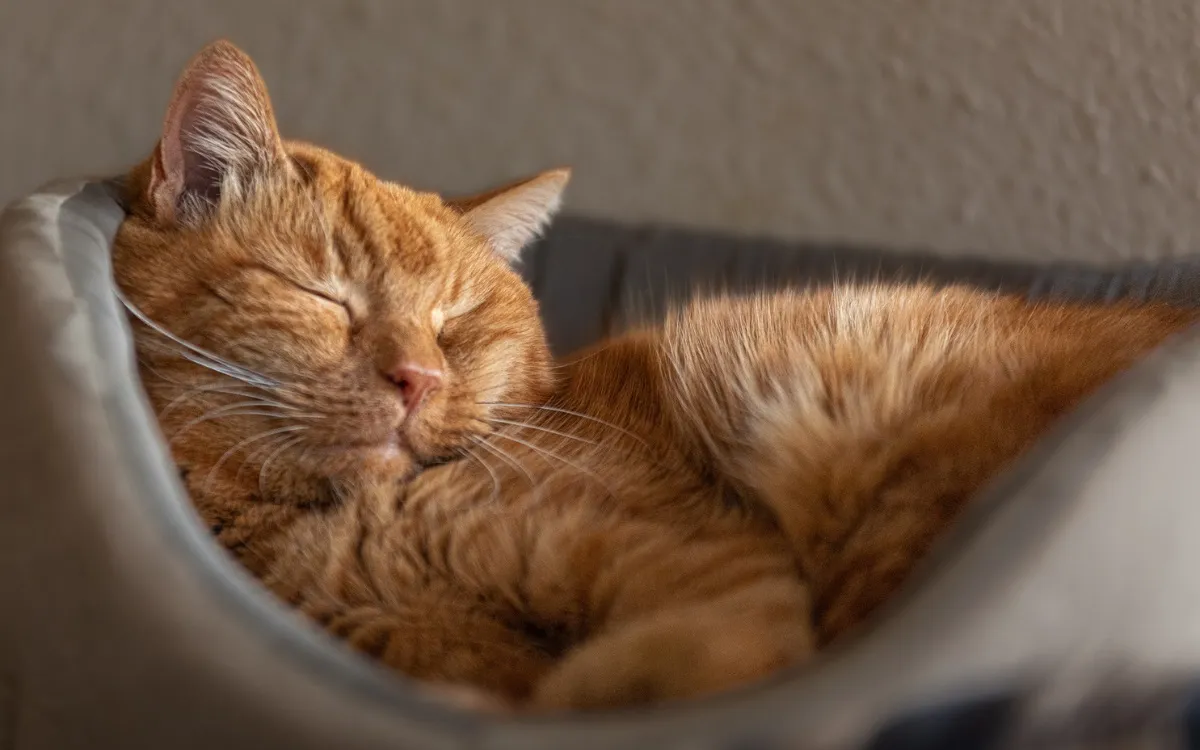
#> input picture 428_ass1_images/cat_sleeping.webp, 1200 x 750 px, given in place of cat_sleeping.jpg, which was not available
$ jupyter execute --allow-errors Roza_Another_copy_of_CSE428_Lab_1_Demo.ipynb   (text cells are left out)
#> lines starting #> are read from the running program, lines starting #| are printed output that depends on the picture; pictures that were not available may be replaced by others from this repository, and a replacement may not be noted
[cell 1]
import numpy as np
import matplotlib.pyplot as plt
from skimage import io, transform, img_as_float

[cell 2]
x = [1, 2, 4, 5, 7]
print(x)

[cell 3]
x = x + [4]
print(x)

[cell 4]
for i in range(len(x)):
  x[i] = x[i] + 4
print(x)

[cell 5]
x = np.array([1, 2, 4, 5, 7])
print(x)

[cell 6]
# x = x+4
print(x*4)

[cell 7]
# declare an array of 2 rows, 3 columns
x = np.array([[2,3,4],[5,6,14]])

[cell 8]
print(x)

[cell 9]
plt.imshow(x, cmap='gray')

[cell 10]
x[1,:]

[cell 11]
x = np.array([1, 2, 4, 5, 7, 12, -55, 77, 10])

[cell 12]
print(x[3])

[cell 13]
print(x[-5])

[cell 14]
x = np.array([[2,3,4],[5,6,7]])
print(x)
print(x[0][-1])
print(x[0,-1])

[cell 15]
x = np.array([[[2,3,4],[5,6,7]],[[2,3,4],[5,6,7]]])
print(x)

[cell 16]
x = np.array([1, 2, 4, 5, 7, 8, 9, 12])
print(x[1:-1])

[cell 17]
print(x[0:5])

[cell 18]
print(x[1:4:2])

[cell 19]
print(x[::1])

[cell 20]
print(x[::-1])

[cell 21]
print(x[::-2])

[cell 22]
x = np.array([[2,3,4],[5,6,7]])
print(x)

[cell 23]
# x[20:35][100:120]

[cell 24]
print(x[:,::2])

[cell 25]
# boolean indexing

x = np.array([2, 1, -5, -4, 4, 5])

[cell 26]
x[x>0]

[cell 27]
x*(x>0)

[cell 28]
index = [False, False, True, True, False, False]

[cell 29]
x[index]

[cell 30]
index = x < 0

[cell 31]
index

[cell 32]
x[index]

[cell 33]
x[ x < 0 ]

[cell 34]
x = np.array([4, 1, -1, 2, 4, 5])
print(x[1:4]) # [1, -1, 2]
print(x[1:]) # [1, -1, 2, 4, 5]
print(x[:4]) # []
print(x[:]) # []
print(x[2::2]) # []
print(x[:6:2]) # []

[cell 35]
x = np.random.rand(4, 5)
print(x)
print("shape -", x.shape)

[cell 36]
plt.imshow(x, cmap='gray',)
# plt.axis("off")

[cell 37]
x.shape #row holo height #column holo width

[cell 38]
#height, width = x.shape[:2]
height = x.shape[0]
width = x.shape[1]
print("Height =", height)
print("Width =", width)

[cell 39]
x = np.random.rand(4, 5, 3)
height, width, nchannels = x.shape
print("Height =", height)
print("Width =", width)
print("Number of channels =", nchannels)

[cell 40]
# print(x)

[cell 41]
print("Red Channel")
print(x[:, :, 0])

print("Green Channel")
print(x[:, :, 1])

print("Blue Channel")
print(x[:, :, 2])

[cell 42]
io.imshow(x)
plt.axis("off")
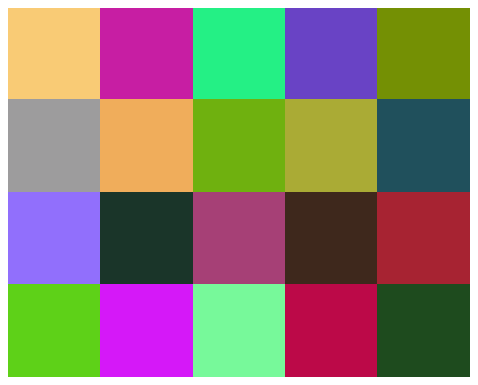
#> figure drawn by matplotlib, 1 panel

[cell 43]
plt.figure(figsize=(4, 4))
x_cropped = x[-3:,-3:,:]
io.imshow(x_cropped)
plt.axis("off")
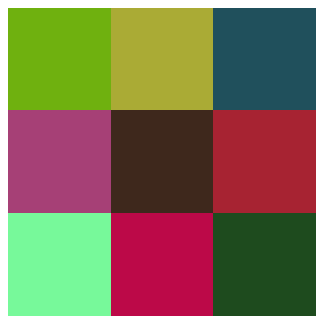
#> figure drawn by matplotlib, 1 panel

[cell 44]
I = io.imread("cat_sleeping.jpg")
#> I is the input picture: shape (750, 1200, 3); mean R, G, B 112.8, 88.9, 70.1
height, width = I.shape[:2]
#> height = 750; width = 1200
print("Height =", height)
#| Height = 750
print("Width =", width)
#| Width = 1200

[cell 45]
plt.figure(figsize=(5, 5))
io.imshow(I)
plt.axis("off")

[cell 46]
# print(I)

[cell 47]
x = I[0, 0]
#> x = [116, 100, 87]
y = I[-1, 0]
#> y = [48, 36, 24]
print(x)
#| [116 100  87]
print(y)
#| [48 36 24]

[cell 48]
print(type(x))
#| <class 'numpy.ndarray'>

[cell 49]
x + y
#> Out = [164, 136, 111]

[cell 50]
# Bad way of normalization
# I = I/255

# Good way
I = img_as_float(I)
I = img_as_float(I)

[cell 51]
plt.figure(figsize=(3, 3))
io.imshow(I)
plt.axis("off")

[cell 52]
I = io.imread("cat_sleeping.jpg")

[cell 53]
I.shape
#> Out = (750, 1200, 3)

[cell 54]
height, width, nchannels = I.shape
#> nchannels = 3
print("Height =", height)
#| Height = 750
print("Width =", width)
#| Width = 1200
print("Number of channels =", nchannels)
#| Number of channels = 3

[cell 55]
io.imshow(I)

[cell 56]
fig, axes = plt.subplots(1, 3, figsize=(15, 5))

# Red channel
axes[0].imshow(I[:, :, 0], cmap="gray")
axes[0].axis("off")
axes[0].set_title("Red")

# Green channel
axes[1].imshow(I[:, :, 1], cmap="gray")
axes[1].axis("off")
axes[1].set_title("Green")

# Blue channel
axes[2].imshow(I[:, :, 2], cmap="gray")
axes[2].axis("off")
axes[2].set_title("Blue")
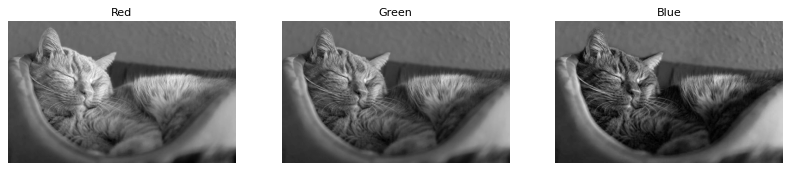
#> figure drawn by matplotlib, 3 panels

[cell 57]
12//2

[cell 58]
# Only the left half of the image
I_cropped = I[:, :width//2, :]
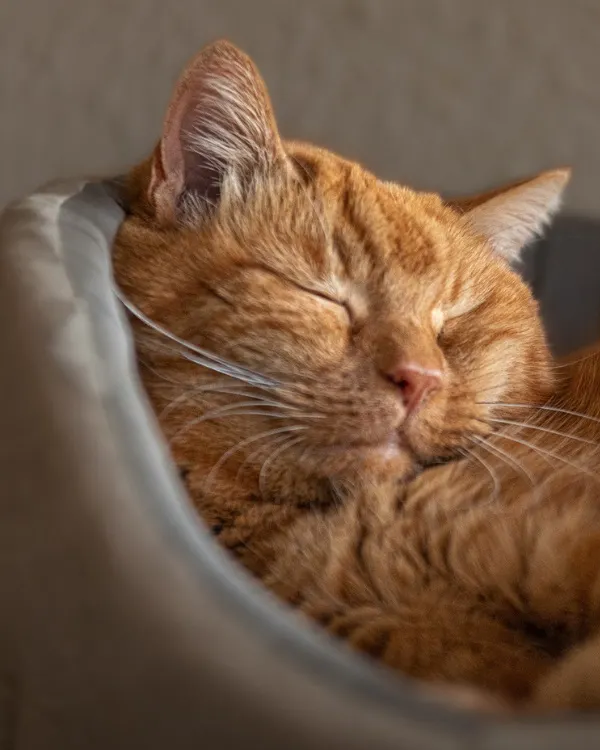
#> I_cropped: shape (750, 600, 3); mean R, G, B 114, 88, 67.4
io.imshow(I_cropped)
plt.axis("off")

[cell 59]
# Only the  bottom half of the image
I_cropped = I[height//2:, :, :]
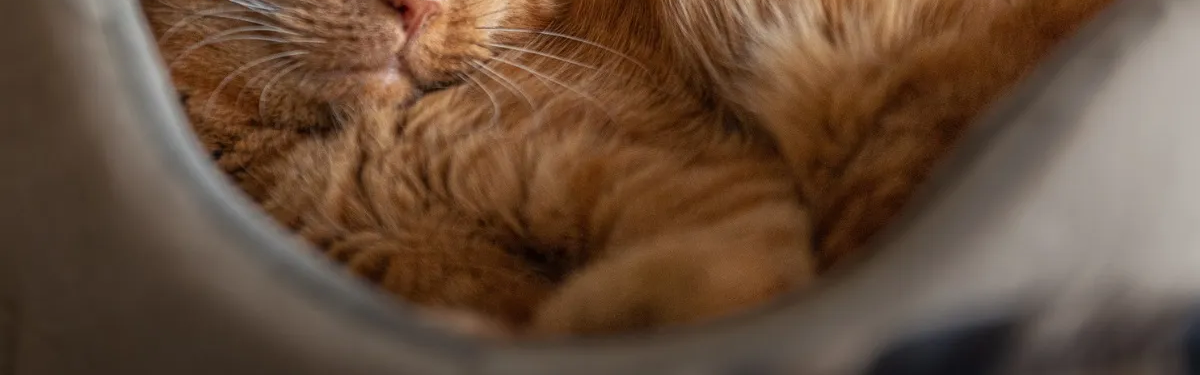
#> I_cropped: shape (375, 1200, 3); mean R, G, B 102.5, 77.5, 58.6
io.imshow(I_cropped)
plt.axis("off")

[cell 60]
I_cropped_center= I[height//4:-height//4,width//4:-width//4 , :]
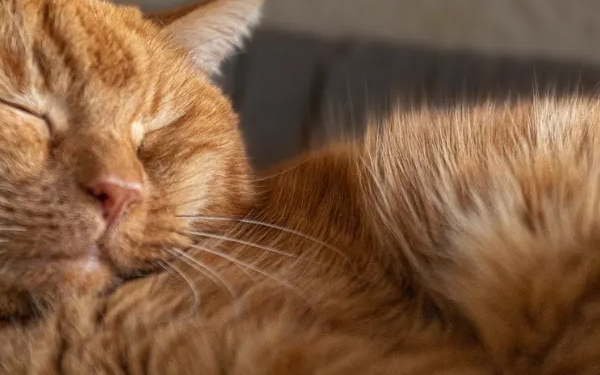
#> I_cropped_center: shape (375, 600, 3); mean R, G, B 128.6, 92, 63.5
io.imshow(I_cropped_center)
plt.axis("off")

[cell 61]
# flip along width (with respect to y axis)
# I_flipped = I[:, ::-1, :]
I_flipped = I[:, :, ::-1]
io.imshow(I_flipped)
plt.axis("off")

[cell 62]
# flip along height (with respect to x axis)
I_flipped = I[::-1, :, :]
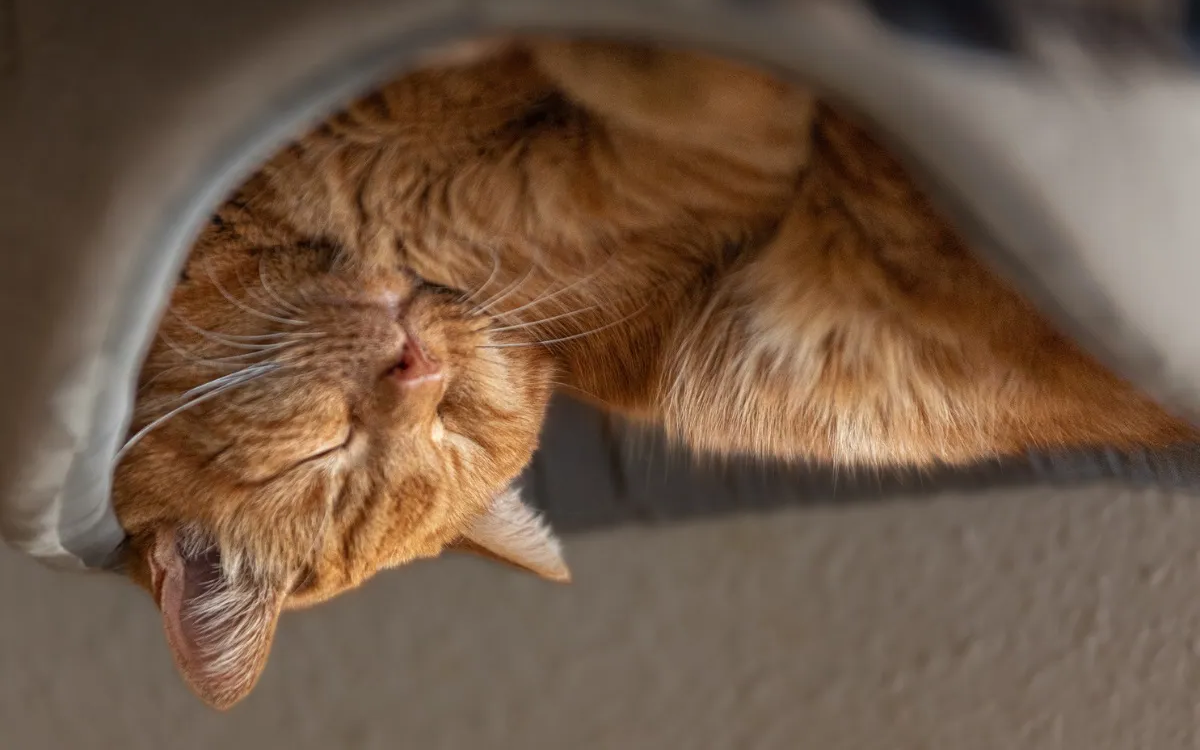
#> I_flipped: shape (750, 1200, 3); mean R, G, B 112.8, 88.9, 70.1
io.imshow(I_flipped)
plt.axis("off")

[cell 63]
# Rotate 180 degree
I_rotated = I[::-1, ::-1, :]
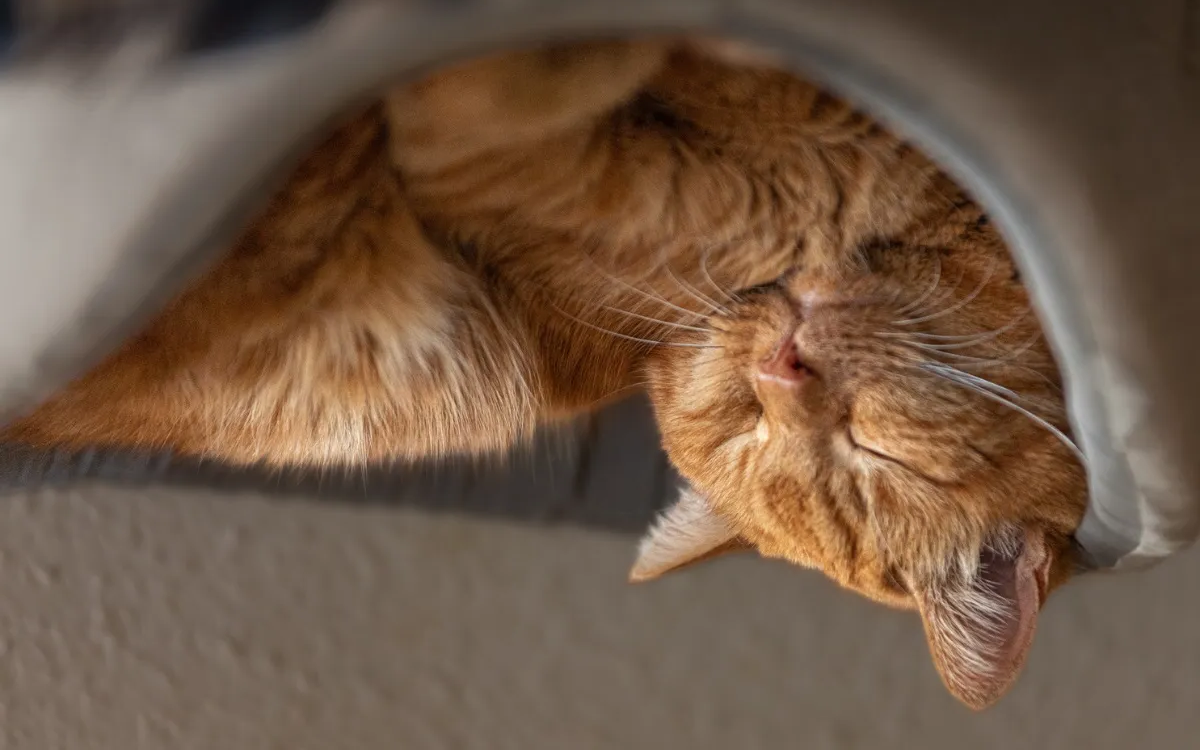
#> I_rotated: shape (750, 1200, 3); mean R, G, B 112.8, 88.9, 70.1
io.imshow(I_rotated)
plt.axis("off")

[cell 64]
# zoom in
I_rotated = I[::height//2,:: width//2, :]
io.imshow(I_rotated)
plt.axis("off")
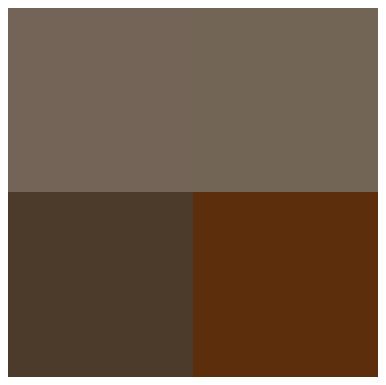
#> figure drawn by matplotlib, 1 panel

[cell 65]
# Downsample
I_rotated = I[::40*2, ::40*2, :]
io.imshow(I_rotated)
plt.axis("off")
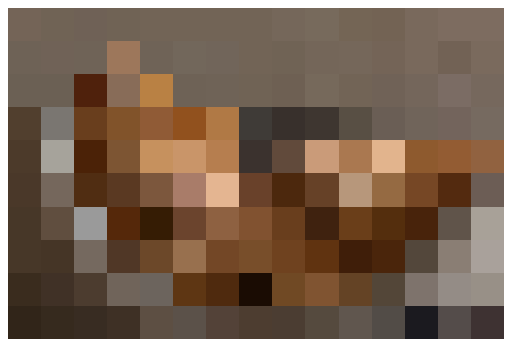
#> figure drawn by matplotlib, 1 panel

#> (a cell that did not finish here is left out)

[cell 67]
io.imshow(I)

[cell 68]
I.shape
#> Out = (750, 1200, 3)

$ run again, with 428_ass1_images/Desk.webp copied over 428_ass1_images/cat_sleeping.webp
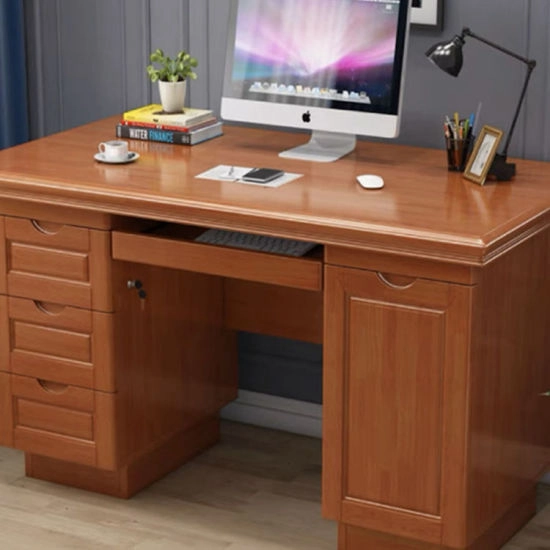
#> input picture 428_ass1_images/Desk.webp, 550 x 550 px, given in place of cat_sleeping.jpg, which was not available
#> I is the input picture: shape (550, 550, 3); mean R, G, B 120.8, 85.6, 69.1
#| Height = 550
#| Width = 550
#> x = [64, 80, 95]
#> y = [184, 165, 139]
#| [64 80 95]
#| [184 165 139]
#| <class 'numpy.ndarray'>
#> `x + y`: Out = [248, 245, 234]
#| Height = 550
#| Width = 550
#| Number of channels = 3
#> `I_rotated = I[::-1, ::-1, :]`:
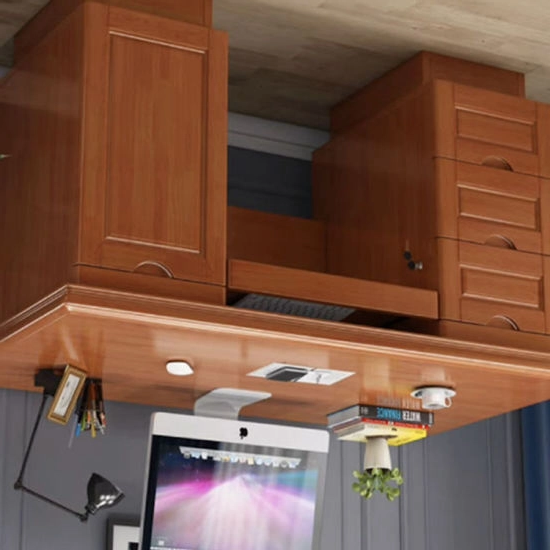
#> I_rotated: shape (550, 550, 3); mean R, G, B 120.8, 85.6, 69.1
#> `[cell 65] # Downsample I_rotated = I[::40*2, ::40*2, :] io.imshow(I_ro..`:
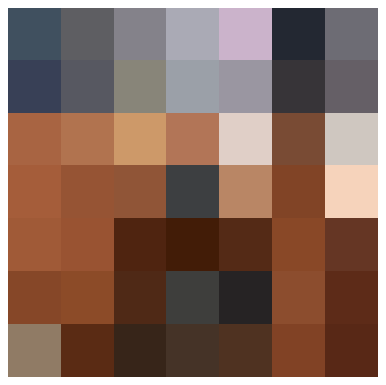
#> figure drawn by matplotlib, 1 panel
